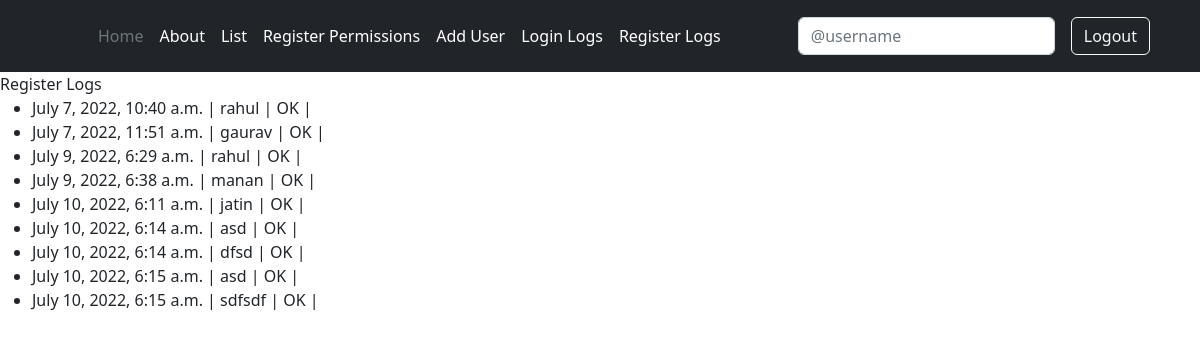
/root/registerlog (signed in), run on the app's committed database.
### reg_org/models.py (models this page shows, shortened)
class Organization(models.Model):
    org_name=models.CharField(max_length=100,unique=True)
    num_of_users=models.IntegerField(default=0)
    head_user=models.ForeignKey(User, on_delete=models.CASCADE,null=True)
    client_secret=models.UUIDField(default=uuid.uuid4,editable=False)

class RegisterHistory(models.Model):
    org=models.ForeignKey(Organization, on_delete=models.CASCADE,null=True)
    register_time=models.DateTimeField(auto_now_add=True,null=True)
    register_user=models.CharField(max_length=100)
    status=models.CharField(max_length=100)

### reg_org/views.py (the view)
# urls.py: path('registerlog',views.registerLogView,name='registerlog'),
@login_required
def registerLogView(request):
    try:
        org=Organization.objects.get(head_user=request.user)
        logs=RegisterHistory.objects.filter(org=org)
        usernamesearch=request.GET.get('username')
        if usernamesearch is not None:
            user=User.objects.get(username=usernamesearch)
            if user is not None:
                return redirect(reverse('detail', kwargs={'pk': user.pk}))
        context_log=[]
        for l in logs:
            context_log.append({'org':l.org,'status':l.status,'time':l.register_time,'user':l.register_user})
        return render(request,'registerlog.html',{'logs':context_log})
    except ObjectDoesNotExist:
        return render(request,'error.html',{'error':'data not found'})

### reg_org/templates/registerlog.html
{% extends "base.html" %}
{% block body %}
Register Logs
<ul>
{% for l in logs %}
    <li>
        <span>{{l.time}}</span> |
        <span>{{l.user}} </span> |
        <span>{{l.status}}</span> |
    </li>
{% endfor %}
</ul>
{% endblock %}

### data on the page
Organization: time "July 7, 2022, 10:40 a.m.", user "rahul", status "OK", time "July 7, 2022, 11:51 a.m.", user "gaurav", time "July 9, 2022, 6:29 a.m.", time "July 9, 2022, 6:38 a.m.", user "manan", time "July 10, 2022, 6:11 a.m.", user "jatin", time "July 10, 2022, 6:14 a.m.", user "asd", user "dfsd", time "July 10, 2022, 6:15 a.m.", user "sdfsdf"
